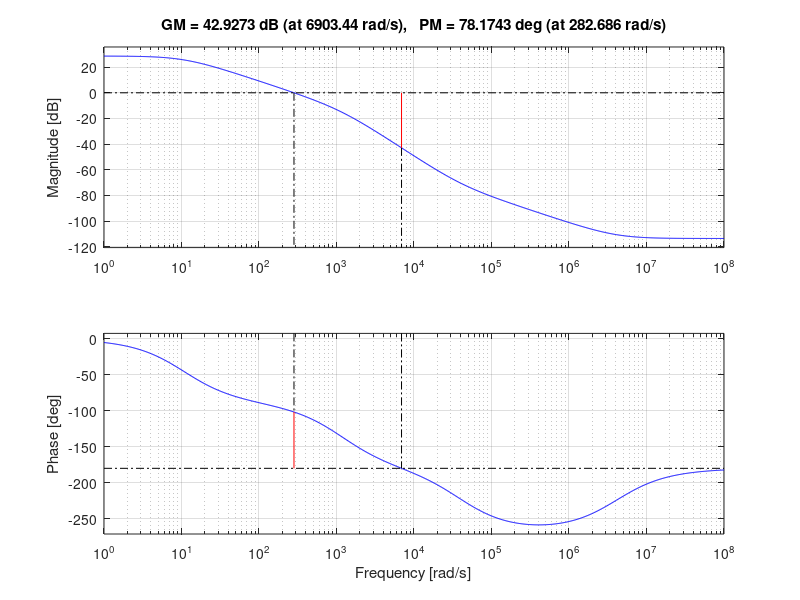
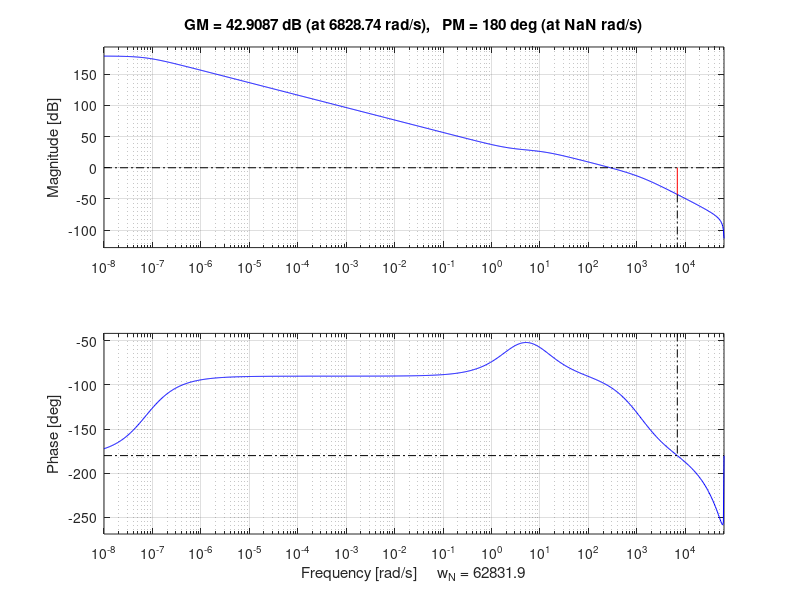
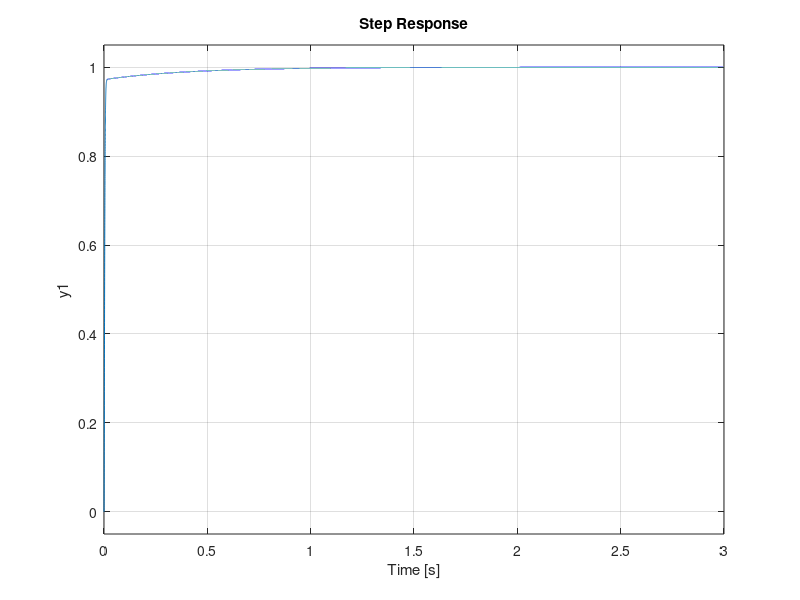

MATLAB code for these plots, in order:
clear, close all, clc;

% dSpace Lab Project
%% SimScape Simulation and Motor Parameters:
% A report must be made containing:
% Measurement of DC-motor parameters and comparision with datasheet
% Deriving the DC-motor transfer function
% Simulation of the system without controller (PWM, H-bridge, motor)
% Comparing transfer function with simulation
% Design minimum two controllers, compare and comment on pros and cons.
% Implement the two controllers in dSpace, and compare with simulation.

% The simulation will be performed in SimScape (see dSpaceLab.slx)

% The datasheet's DC-motor parameters:
Ke = 0.0365; % [Vs/rad]
Ra = 2.96; % [Ohm]
La = 0.00251; % [H]
Kv = 2.6*10^-6; % [Nms/rad]
Jr = 4.2*10^-6; % [kg m^2]
Tf = 0.0042; % [Nm]
%Tf = 0;

% Ideas on how to measure:
% Ra: Apply known voltage at known rotation. R = (V-Ke*rads)/I
%     OR apply known voltage when fixing motor. R = V/I.
% La: Use an LCR meter
% Ke: Rotate at known speed and measure the winding voltage
% Kv: When using steady-state values, Kv = Ke * di/dw (d = delta)
% Jr: Apply a known torque, measure the acceleration (J = t/a)
% Tf?: Find lowest voltage that doesn't make the motor rotate?

% Measurements:
% Frequencies [100 Hz, 120 Hz, 1 kHz, 10 kHz, 100 kHz]
% La = [2.742e-3, 2.82e-3, 2.637e-3, 2.126e-3, 1.536e-3]
% Ra = 1.92/0.83; 0.95/0.41; 2.39/1.06; = 2.3
% Ke = 6.07/(1560/60*2*pi); 10.62/(2800/60*2*pi); = 0.0365;
% Kv = Ke * ((0.161-0.118)/((3500-1000)/60*2*pi)) = 6e-6;
%      OR Ke * ((0.161-0.149)/(3500-2450)/60*2*pi)) = 4e-6;
%
%   RPM = 1560 --> i = 0.260
%   RPM = 2390 --> i = 0.310
%
%   RPM = 2890 --> i = 0.33
%   RPM = 4490 --> i = 0.39
%
%   RPM = 1500 --> i = 0.25
%   RPM = 2390 --> i = 0.3
%
%   RPM = 2890 --> i = 0.33
%   RPM = 4490 --> i = 0.39
% Jr = 

% Extra inertia load on setup
rho_alu = 2700;
%rho_steel = 7800;
r = 3/100;
h = 1/100;
mass_alu = r^2*pi*h*rho_alu;
%mass_steel = r^2*pi*h*rho_steel;

JL = 1/2 * mass_alu * r^2; % [kg m^2]

% Resistor for load motor
RL = 10;

% For simulation
Vin = 24;
D = 1;
R_fet = 0.01; % [Ohm]
G_fet = 1e-8; % [1/Ohm]

%% Controller Design:
% A digital PI controller will be designed in two different ways.
% The DC motor system to be controlled has the transfer function:

J = JL + 2 * Jr;

A = [-2*Kv/J, Ke/J; -Ke/La, -Ra/La];
B = [0; 1/La];
C = [1, 0];
D = 0;

[num, den] = ss2tf(A,B,C,D)

G_DC = tf(num,den);
%figure(4)
%step(G_DC)

% The switching frequency is
f_sw = 750;

% The sampling frequency is
%f_s = 20000;
T_s = 50e-6;

% A higher cross-frequency will mostly result in better control, but is
% also more difficult to attain. For testing, the following is used:
f_c = 10;
w_c = 2*pi*f_c;

% The DC motor model is mapped into the discrete domain and ZOH'd:
G_DC_d = c2d(G_DC, T_s);
G_DC_zoh = d2c(G_DC_d, 'Tustin');
figure(1)
[gain, phase] = bode(G_DC_zoh, w_c);
margin(G_DC_zoh)

% This model is then used for designing the two controllers. These are
% first designed in the continuous domain, and then later mapped.


% First the PI Controller:
% Proportional gain is adjusted to hit the cross-frequency.
kp = 1/gain;

% The integrator is then designed.
ki = 1; % Gain should not impact system
%tau_i = La/Ra; % If they are accurate, this is good. Else try wi = wc/10.
tau_i = 1/(w_c/25);

% The transfer function is thus
D_pi_num_s = (ki*[tau_i 1]);
D_pi_den_s = [tau_i 0];
D_pi_s = tf(D_pi_num_s, D_pi_den_s);

% Re-calculate gain for accuracy
%[gain, phase] = bode(kp*D_pi_s*G_DC_zoh, w_c);
%kp = kp * 1/gain;
%D_pi_s = D_pi_s * kp;

% Which is mapped into the discrete domain
D_pi_z = c2d(D_pi_s, T_s, 'Tustin');

figure(2)
margin(G_DC_d*D_pi_z)

G_controlled = feedback(G_DC_d*D_pi_z, 1);
figure(3)
step(G_controlled)

% PI Controller values for Simulink:
Kp_pi = kp;
Ki_pi = ki/tau_i;